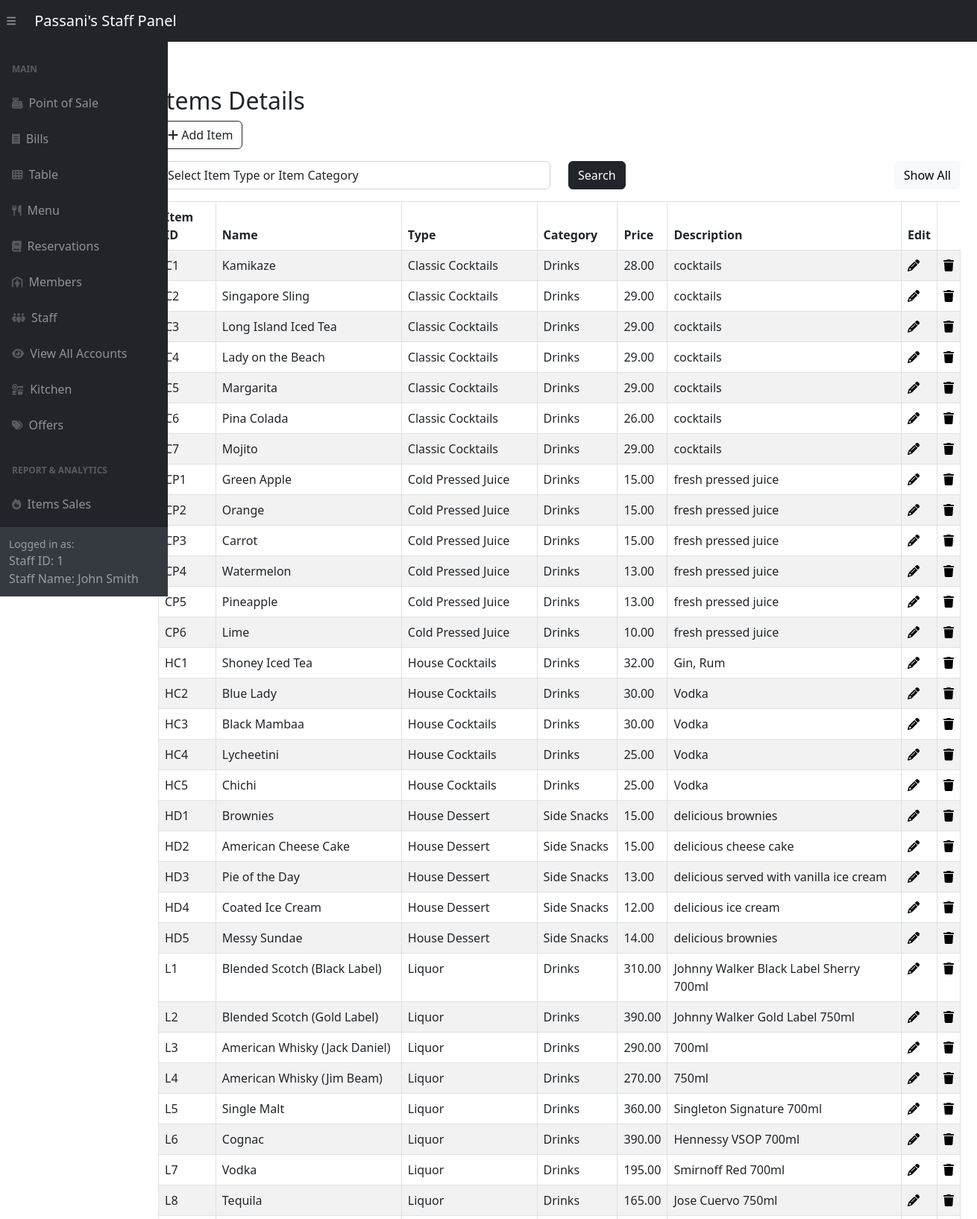
/adminSide/panel/menu-panel.php (signed in, upper part), run on the app's committed database.
### tables this page shows
CREATE TABLE `menu` (
  `item_id` varchar(6) NOT NULL,
  `item_name` varchar(255) DEFAULT NULL,
  `item_type` varchar(255) DEFAULT NULL,
  `item_category` varchar(255) DEFAULT NULL,
  `item_price` decimal(10,2) DEFAULT NULL,
  `item_description` varchar(255) DEFAULT NULL
);

### adminSide/panel/menu-panel.php (the view, shortened to what this page needs)
<?php include '../inc/dashHeader.php'; ?>
<div class="wrapper">
    <div class="container-fluid pt-5 pl-600">
        <div class="row">
            <div class="m-50">
                <div class="mt-5 mb-3">
                    <h2 class="pull-left">Items Details</h2>
                    <a href="../menuCrud/createItem.php" class="btn btn-outline-dark"><i class="fa fa-plus"></i> Add Item</a>
                </div>
                <div class="mb-3">
                    <form method="POST" action="#">
                        <div class="row">
                            <div class="col-md-6">
                                <select name="search" id="search" class="form-control">
                                    <option value="">Select Item Type or Item Category</option>
                                </select>
                            </div>
                            <div class="col-md-3">
                                <button type="submit" class="btn btn-dark">Search</button>
                            </div>
                            <div class="col" style="text-align: right;" >
                                <a href="menu-panel.php" class="btn btn-light">Show All</a>
                            </div>
                        </div>
                    </form>
                </div>
                <?php
                require_once "../config.php";
                if (isset($_POST['search'])) {
                    if (!empty($_POST['search'])) {
                        $search = $_POST['search'];
                        $sql = "SELECT * FROM Menu WHERE item_type LIKE '%$search%' OR item_category LIKE '%$search%' OR item_name LIKE '%$search%' OR item_id LIKE '%$search%' ORDER BY item_id;";
                    } else {
                        $sql = "SELECT * FROM Menu ORDER BY item_id;";
                    }
                } else {
                    $sql = "SELECT * FROM Menu ORDER BY item_id;";
                }
                if ($result = mysqli_query($link, $sql)) {
                    if (mysqli_num_rows($result) > 0) {
                        echo '<table class="table table-bordered table-striped">';
                        echo "<thead>";
                        echo "<tr>";
                        echo "<th>Item ID</th>";
                        echo "<th>Name</th>";
                        echo "<th>Type</th>";
                        echo "<th>Category</th>";
                        echo "<th>Price</th>";
                        echo "<th>Description</th>";
                        echo "<th>Edit</th>";
                        echo "</tr>";
                        echo "</thead>";
                        echo "<tbody>";
                        while ($row = mysqli_fetch_array($result)) {
                            echo "<tr>";
                            echo "<td>" . $row['item_id'] . "</td>";
                            echo "<td>" . $row['item_name'] . "</td>";
                            echo "<td>" . $row['item_type'] . "</td>";
                            echo "<td>" . $row['item_category'] . "</td>";
                            echo "<td>" . $row['item_price'] . "</td>";
                            echo "<td>" . $row['item_description'] . "</td>";
                            echo "<td>";
                            echo '<a href="../menuCrud/updateItemVerify.php?id='. $row['item_id'] .'" title="Modify Record" data-toggle="tooltip"'
                                    . 'onclick="return confirm(\'Admin permission Required!\n\nAre you sure you want to Edit this Item?\')">'
                             . '<i class="fa fa-pencil" aria-hidden="true"></i></a>';
                            echo "</td>";
                            echo "<td>";
                            echo '<a href="../menuCrud/deleteMenuVerify.php?id='. $row['item_id'] .'" title="Delete Record" data-toggle="tooltip" '
                                    . 'onclick="return confirm(\'Admin permission Required!\n\nAre you sure you want to delete this Item?\n\nThis will alter other modules related to this Item!\n\nYou see unwanted changes in bills.\')"><span class="fa fa-trash text-black"></span></a>';
                            echo "</td>";
                            echo "</tr>";
                        }
                        echo "</tbody>";
                        echo "</table>";
                    } else {
                        echo '<div class="alert alert-danger"><em>No records were found.</em></div>';
                    }
                } else {
                    echo "Oops! Something went wrong. Please try again later.";
                }
                ?>
            </div>
        </div>
    </div>
</div>
<?php include '../inc/dashFooter.php'; ?>

### adminSide/panel/menu-panel.php (style rules this page uses)
.wrapper { width: 1300px; padding-left: 200px; padding-top: 20px }

### data on the page
menu: item_id "C1", item_name "Kamikaze", item_type "Classic Cocktails", item_category "Drinks", item_price "28.00", item_description "cocktails"
menu: item_id "C2", item_name "Singapore Sling", item_type "Classic Cocktails", item_category "Drinks", item_price "29.00", item_description "cocktails"
menu: item_id "C3", item_name "Long Island Iced Tea", item_type "Classic Cocktails", item_category "Drinks", item_price "29.00", item_description "cocktails"
menu: item_id "C4", item_name "Lady on the Beach", item_type "Classic Cocktails", item_category "Drinks", item_price "29.00", item_description "cocktails"
menu: item_id "C5", item_name "Margarita", item_type "Classic Cocktails", item_category "Drinks", item_price "29.00", item_description "cocktails"
menu: item_id "C6", item_name "Pina Colada", item_type "Classic Cocktails", item_category "Drinks", item_price "26.00", item_description "cocktails"
menu: item_id "C7", item_name "Mojito", item_type "Classic Cocktails", item_category "Drinks", item_price "29.00", item_description "cocktails"
menu: item_id "CP1", item_name "Green Apple", item_type "Cold Pressed Juice", item_category "Drinks", item_price "15.00", item_description "fresh pressed juice"
menu: item_id "CP2", item_name "Orange", item_type "Cold Pressed Juice", item_category "Drinks", item_price "15.00", item_description "fresh pressed juice"
menu: item_id "CP3", item_name "Carrot", item_type "Cold Pressed Juice", item_category "Drinks", item_price "15.00", item_description "fresh pressed juice"
menu: item_id "CP4", item_name "Watermelon", item_type "Cold Pressed Juice", item_category "Drinks", item_price "13.00", item_description "fresh pressed juice"
menu: item_id "CP5", item_name "Pineapple", item_type "Cold Pressed Juice", item_category "Drinks", item_price "13.00", item_description "fresh pressed juice"
menu: item_id "CP6", item_name "Lime", item_type "Cold Pressed Juice", item_category "Drinks", item_price "10.00", item_description "fresh pressed juice"
menu: item_id "HC1", item_name "Shoney Iced Tea", item_type "House Cocktails", item_category "Drinks", item_price "32.00", item_description "Gin, Rum"
menu: item_id "HC2", item_name "Blue Lady", item_type "House Cocktails", item_category "Drinks", item_price "30.00", item_description "Vodka"
menu: item_id "HC3", item_name "Black Mambaa", item_type "House Cocktails", item_category "Drinks", item_price "30.00", item_description "Vodka"
menu: item_id "HC4", item_name "Lycheetini", item_type "House Cocktails", item_category "Drinks", item_price "25.00", item_description "Vodka"
menu: item_id "HC5", item_name "Chichi", item_type "House Cocktails", item_category "Drinks", item_price "25.00", item_description "Vodka"
menu: item_id "HD1", item_name "Brownies", item_type "House Dessert", item_category "Side Snacks", item_price "15.00", item_description "delicious brownies"
menu: item_id "HD2", item_name "American Cheese Cake", item_type "House Dessert", item_category "Side Snacks", item_price "15.00", item_description "delicious cheese cake"
menu: item_id "HD3", item_name "Pie of the Day", item_type "House Dessert", item_category "Side Snacks", item_price "13.00", item_description "delicious served with vanilla ice cream"
menu: item_id "HD4", item_name "Coated Ice Cream", item_type "House Dessert", item_category "Side Snacks", item_price "12.00", item_description "delicious ice cream"
menu: item_id "HD5", item_name "Messy Sundae", item_type "House Dessert", item_category "Side Snacks", item_price "14.00", item_description "delicious brownies"
menu: item_id "L1", item_name "Blended Scotch (Black Label)", item_type "Liquor", item_category "Drinks", item_price "310.00", item_description "Johnny Walker Black Label Sherry 700ml"
menu: item_id "L2", item_name "Blended Scotch (Gold Label)", item_type "Liquor", item_category "Drinks", item_price "390.00", item_description "Johnny Walker Gold Label 750ml"
menu: item_id "L3", item_name "American Whisky (Jack Daniel)", item_type "Liquor", item_category "Drinks", item_price "290.00", item_description "700ml"
menu: item_id "L4", item_name "American Whisky (Jim Beam)", item_type "Liquor", item_category "Drinks", item_price "270.00", item_description "750ml"
menu: item_id "L5", item_name "Single Malt", item_type "Liquor", item_category "Drinks", item_price "360.00", item_description "Singleton Signature 700ml"
menu: item_id "L6", item_name "Cognac", item_type "Liquor", item_category "Drinks", item_price "390.00", item_description "Hennessy VSOP 700ml"
menu: item_id "L7", item_name "Vodka", item_type "Liquor", item_category "Drinks", item_price "195.00", item_description "Smirnoff Red 700ml"
menu: item_id "L8", item_name "Tequila", item_type "Liquor", item_category "Drinks", item_price "165.00", item_description "Jose Cuervo 750ml"

### other printed values
$_SESSION['logged_account_id'] "1"
$_SESSION['logged_staff_name'] "John Smith"
